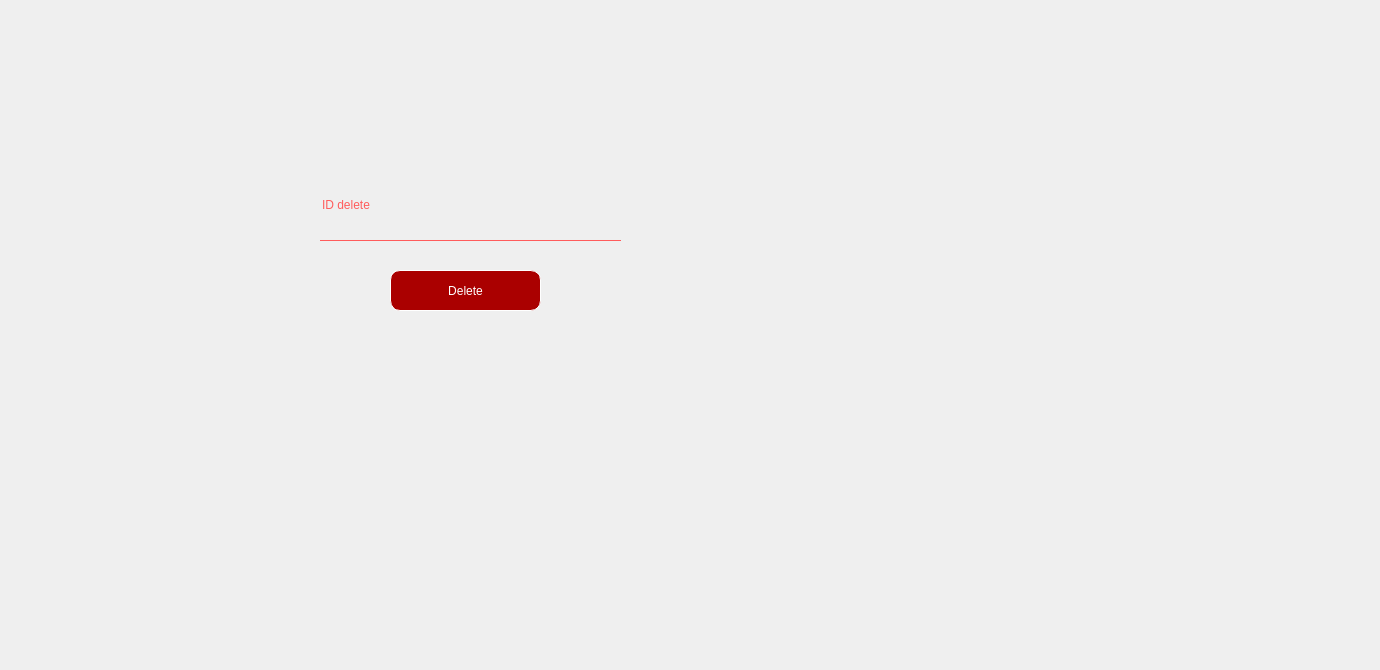
    <widget class="QWidget" name="tab_3">
     <attribute name="title">
      <string>SUPRESSION</string>
     </attribute>
     <widget class="QLabel" name="label_25">
      <property name="geometry">
       <rect>
        <x>-190</x>
        <y>-60</y>
        <width>1371</width>
        <height>661</height>
       </rect>
      </property>
      <property name="styleSheet">
       <string notr="true">image: url(:/new/prefix1/ah.png);</string>
      </property>
      <property name="text">
       <string/>
      </property>
     </widget>
     <widget class="QLineEdit" name="id_del">
      <property name="geometry">
       <rect>
        <x>320</x>
        <y>170</y>
        <width>301</width>
        <height>71</height>
       </rect>
      </property>
      <property name="styleSheet">
       <string notr="true">QLineEdit{
	font: 90 11pt &quot;MS Serif&quot;;
	
background:transparent;
border:none;
color:#ff5c5c;
	color: rgb(255, 92, 92);
border-bottom:1px solid #ff5c5c

}</string>
      </property>
      <property name="text">
       <string>ID delete</string>
      </property>
     </widget>
     <widget class="QPushButton" name="deleteBut">
      <property name="geometry">
       <rect>
        <x>390</x>
        <y>270</y>
        <width>151</width>
        <height>41</height>
       </rect>
      </property>
      <property name="styleSheet">
       <string notr="true">QPushButton{
background-color: rgb(170, 0, 0);
border :1px solid rgb(255, 255, 255);
border-radius :10px;
color: #FFF;
padding-left: 20px;
padding-right:20px;

}

QPushButton::hover{
	font: 81 10pt &quot;Rockwell Extra Bold&quot;;
color:white;
border-radius:15px;
background:#45a8ff;

}</string>
      </property>
      <property name="text">
       <string>Delete</string>
      </property>
     </widget>
    </widget>
